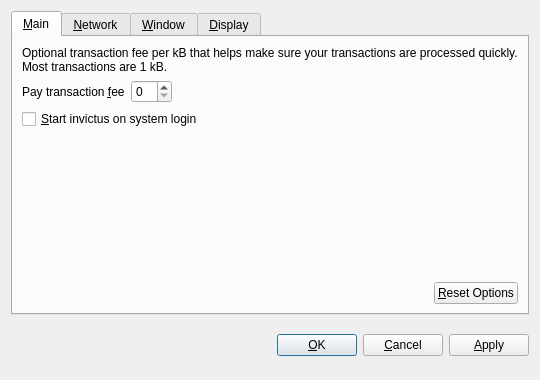
<?xml version="1.0" encoding="UTF-8"?>
<ui version="4.0">
 <class>OptionsDialog</class>
 <widget class="QDialog" name="OptionsDialog">
  <property name="geometry">
   <rect>
    <x>0</x>
    <y>0</y>
    <width>540</width>
    <height>380</height>
   </rect>
  </property>
  <property name="windowTitle">
   <string>Options</string>
  </property>
  <property name="modal">
   <bool>true</bool>
  </property>
  <layout class="QVBoxLayout" name="verticalLayout">
   <item>
    <widget class="QTabWidget" name="tabWidget">
     <property name="tabPosition">
      <enum>QTabWidget::North</enum>
     </property>
     <property name="currentIndex">
      <number>0</number>
     </property>
     <widget class="QWidget" name="tabMain">
      <attribute name="title">
       <string>&amp;Main</string>
      </attribute>
      <layout class="QVBoxLayout" name="verticalLayout_Main">
       <item>
        <widget class="QLabel" name="transactionFeeInfoLabel">
         <property name="text">
          <string>Optional transaction fee per kB that helps make sure your transactions are processed quickly. Most transactions are 1 kB.</string>
         </property>
         <property name="textFormat">
          <enum>Qt::PlainText</enum>
         </property>
         <property name="wordWrap">
          <bool>true</bool>
         </property>
        </widget>
       </item>
       <item>
        <layout class="QHBoxLayout" name="horizontalLayout_1_Main">
         <item>
          <widget class="QLabel" name="transactionFeeLabel">
           <property name="text">
            <string>Pay transaction &amp;fee</string>
           </property>
           <property name="textFormat">
            <enum>Qt::PlainText</enum>
           </property>
           <property name="buddy">
            <cstring>transactionFee</cstring>
           </property>
          </widget>
         </item>
         <item>
          <widget class="BitcoinAmountField" name="transactionFee"/>
         </item>
         <item>
          <spacer name="horizontalSpacer_1_Main">
           <property name="orientation">
            <enum>Qt::Horizontal</enum>
           </property>
           <property name="sizeHint" stdset="0">
            <size>
             <width>40</width>
             <height>20</height>
            </size>
           </property>
          </spacer>
         </item>
        </layout>
       </item>
       <item>
        <widget class="QCheckBox" name="bitcoinAtStartup">
         <property name="toolTip">
          <string>Automatically start invictus after logging in to the system.</string>
         </property>
         <property name="text">
          <string>&amp;Start invictus on system login</string>
         </property>
        </widget>
       </item>
       <item>
        <spacer name="verticalSpacer_Main">
         <property name="orientation">
          <enum>Qt::Vertical</enum>
         </property>
         <property name="sizeHint" stdset="0">
          <size>
           <width>20</width>
           <height>40</height>
          </size>
         </property>
        </spacer>
       </item>
       <item>
        <layout class="QHBoxLayout" name="horizontalLayout_2_Main">
         <item>
          <spacer name="horizontalSpacer_2_Main">
           <property name="orientation">
            <enum>Qt::Horizontal</enum>
           </property>
           <property name="sizeHint" stdset="0">
            <size>
             <width>40</width>
             <height>20</height>
            </size>
           </property>
          </spacer>
         </item>
         <item>
          <widget class="QPushButton" name="resetButton">
           <property name="toolTip">
            <string>Reset all client options to default.</string>
           </property>
           <property name="text">
            <string>&amp;Reset Options</string>
           </property>
           <property name="autoDefault">
            <bool>false</bool>
           </property>
          </widget>
         </item>
        </layout>
       </item>
      </layout>
     </widget>
     <widget class="QWidget" name="tabNetwork">
      <attribute name="title">
       <string>&amp;Network</string>
      </attribute>
      <layout class="QVBoxLayout" name="verticalLayout_Network">
       <item>
        <widget class="QCheckBox" name="mapPortUpnp">
         <property name="toolTip">
          <string>Automatically open the invictus client port on the router. This only works when your router supports UPnP and it is enabled.</string>
         </property>
         <property name="text">
          <string>Map port using &amp;UPnP</string>
         </property>
        </widget>
       </item>
       <item>
        <widget class="QCheckBox" name="connectSocks">
         <property name="toolTip">
          <string>Connect to the invictus network through a SOCKS proxy (e.g. when connecting through Tor).</string>
         </property>
         <property name="text">
          <string>&amp;Connect through SOCKS proxy:</string>
         </property>
        </widget>
       </item>
       <item>
        <layout class="QHBoxLayout" name="horizontalLayout_Network">
         <item>
          <widget class="QLabel" name="proxyIpLabel">
           <property name="text">
            <string>Proxy &amp;IP:</string>
           </property>
           <property name="textFormat">
            <enum>Qt::PlainText</enum>
           </property>
           <property name="buddy">
            <cstring>proxyIp</cstring>
           </property>
          </widget>
         </item>
         <item>
          <widget class="QValidatedLineEdit" name="proxyIp">
           <property name="maximumSize">
            <size>
             <width>140</width>
             <height>16777215</height>
            </size>
           </property>
           <property name="toolTip">
            <string>IP address of the proxy (e.g. 127.0.0.1)</string>
           </property>
          </widget>
         </item>
         <item>
          <widget class="QLabel" name="proxyPortLabel">
           <property name="text">
            <string>&amp;Port:</string>
           </property>
           <property name="textFormat">
            <enum>Qt::PlainText</enum>
           </property>
           <property name="buddy">
            <cstring>proxyPort</cstring>
           </property>
          </widget>
         </item>
         <item>
          <widget class="QLineEdit" name="proxyPort">
           <property name="maximumSize">
            <size>
             <width>55</width>
             <height>16777215</height>
            </size>
           </property>
           <property name="toolTip">
            <string>Port of the proxy (e.g. 9050)</string>
           </property>
          </widget>
         </item>
         <item>
          <widget class="QLabel" name="socksVersionLabel">
           <property name="text">
            <string>SOCKS &amp;Version:</string>
           </property>
           <property name="textFormat">
            <enum>Qt::PlainText</enum>
           </property>
           <property name="buddy">
            <cstring>socksVersion</cstring>
           </property>
          </widget>
         </item>
         <item>
          <widget class="QValueComboBox" name="socksVersion">
           <property name="toolTip">
            <string>SOCKS version of the proxy (e.g. 5)</string>
           </property>
          </widget>
         </item>
         <item>
          <spacer name="horizontalSpacer_Network">
           <property name="orientation">
            <enum>Qt::Horizontal</enum>
           </property>
           <property name="sizeHint" stdset="0">
            <size>
             <width>40</width>
             <height>20</height>
            </size>
           </property>
          </spacer>
         </item>
        </layout>
       </item>
       <item>
        <spacer name="verticalSpacer_Network">
         <property name="orientation">
          <enum>Qt::Vertical</enum>
         </property>
         <property name="sizeHint" stdset="0">
          <size>
           <width>20</width>
           <height>40</height>
          </size>
         </property>
        </spacer>
       </item>
      </layout>
     </widget>
     <widget class="QWidget" name="tabWindow">
      <attribute name="title">
       <string>&amp;Window</string>
      </attribute>
      <layout class="QVBoxLayout" name="verticalLayout_Window">
       <item>
        <widget class="QCheckBox" name="minimizeToTray">
         <property name="toolTip">
          <string>Show only a tray icon after minimizing the window.</string>
         </property>
         <property name="text">
          <string>&amp;Minimize to the tray instead of the taskbar</string>
         </property>
        </widget>
       </item>
       <item>
        <widget class="QCheckBox" name="minimizeOnClose">
         <property name="toolTip">
          <string>Minimize instead of exit the application when the window is closed. When this option is enabled, the application will be closed only after selecting Quit in the menu.</string>
         </property>
         <property name="text">
          <string>M&amp;inimize on close</string>
         </property>
        </widget>
       </item>
       <item>
        <spacer name="verticalSpacer_Window">
         <property name="orientation">
          <enum>Qt::Vertical</enum>
         </property>
         <property name="sizeHint" stdset="0">
          <size>
           <width>20</width>
           <height>40</height>
          </size>
         </property>
        </spacer>
       </item>
      </layout>
     </widget>
     <widget class="QWidget" name="tabDisplay">
      <attribute name="title">
       <string>&amp;Display</string>
      </attribute>
      <layout class="QVBoxLayout" name="verticalLayout_Display">
       <item>
        <layout class="QHBoxLayout" name="horizontalLayout_1_Display">
         <item>
          <widget class="QLabel" name="langLabel">
           <property name="text">
            <string>User Interface &amp;language:</string>
           </property>
           <property name="textFormat">
            <enum>Qt::PlainText</enum>
           </property>
           <property name="buddy">
            <cstring>lang</cstring>
           </property>
          </widget>
         </item>
         <item>
          <widget class="QValueComboBox" name="lang">
           <property name="toolTip">
            <string>The user interface language can be set here. This setting will take effect after restarting invictus.</string>
           </property>
          </widget>
         </item>
        </layout>
       </item>
       <item>
        <layout class="QHBoxLayout" name="horizontalLayout_2_Display">
         <item>
          <widget class="QLabel" name="unitLabel">
           <property name="text">
            <string>&amp;Unit to show amounts in:</string>
           </property>
           <property name="textFormat">
            <enum>Qt::PlainText</enum>
           </property>
           <property name="buddy">
            <cstring>unit</cstring>
           </property>
          </widget>
         </item>
         <item>
          <widget class="QValueComboBox" name="unit">
           <property name="toolTip">
            <string>Choose the default subdivision unit to show in the interface and when sending coins.</string>
           </property>
          </widget>
         </item>
        </layout>
       </item>
       <item>
        <widget class="QCheckBox" name="displayAddresses">
         <property name="toolTip">
          <string>Whether to show invictus addresses in the transaction list or not.</string>
         </property>
         <property name="text">
          <string>&amp;Display addresses in transaction list</string>
         </property>
        </widget>
       </item>
       <item>
        <widget class="QCheckBox" name="coinControlFeatures">
         <property name="toolTip">
          <string>Whether to show coin control features or not.</string>
         </property>
         <property name="text">
          <string>Display coin &amp;control features (experts only!)</string>
         </property>
        </widget>
       </item>
       <item>
        <spacer name="verticalSpacer_Display">
         <property name="orientation">
          <enum>Qt::Vertical</enum>
         </property>
         <property name="sizeHint" stdset="0">
          <size>
           <width>20</width>
           <height>40</height>
          </size>
         </property>
        </spacer>
       </item>
      </layout>
     </widget>
    </widget>
   </item>
   <item>
    <layout class="QHBoxLayout" name="horizontalLayout_Buttons">
     <item>
      <spacer name="horizontalSpacer_1">
       <property name="orientation">
        <enum>Qt::Horizontal</enum>
       </property>
       <property name="sizeHint" stdset="0">
        <size>
         <width>40</width>
         <height>48</height>
        </size>
       </property>
      </spacer>
     </item>
     <item>
      <widget class="QLabel" name="statusLabel">
       <property name="font">
        <font>
         <weight>75</weight>
         <bold>true</bold>
        </font>
       </property>
       <property name="text">
        <string/>
       </property>
       <property name="textFormat">
        <enum>Qt::PlainText</enum>
       </property>
       <property name="wordWrap">
        <bool>true</bool>
       </property>
      </widget>
     </item>
     <item>
      <spacer name="horizontalSpacer_2">
       <property name="orientation">
        <enum>Qt::Horizontal</enum>
       </property>
       <property name="sizeHint" stdset="0">
        <size>
         <width>40</width>
         <height>48</height>
        </size>
       </property>
      </spacer>
     </item>
     <item>
      <widget class="QPushButton" name="okButton">
       <property name="text">
        <string>&amp;OK</string>
       </property>
      </widget>
     </item>
     <item>
      <widget class="QPushButton" name="cancelButton">
       <property name="text">
        <string>&amp;Cancel</string>
       </property>
       <property name="autoDefault">
        <bool>false</bool>
       </property>
      </widget>
     </item>
     <item>
      <widget class="QPushButton" name="applyButton">
       <property name="text">
        <string>&amp;Apply</string>
       </property>
       <property name="autoDefault">
        <bool>false</bool>
       </property>
      </widget>
     </item>
    </layout>
   </item>
  </layout>
 </widget>
 <customwidgets>
  <customwidget>
   <class>BitcoinAmountField</class>
   <extends>QSpinBox</extends>
   <header>bitcoinamountfield.h</header>
  </customwidget>
  <customwidget>
   <class>QValueComboBox</class>
   <extends>QComboBox</extends>
   <header>qvaluecombobox.h</header>
  </customwidget>
  <customwidget>
   <class>QValidatedLineEdit</class>
   <extends>QLineEdit</extends>
   <header>qvalidatedlineedit.h</header>
  </customwidget>
 </customwidgets>
 <resources/>
 <connections/>
</ui>
